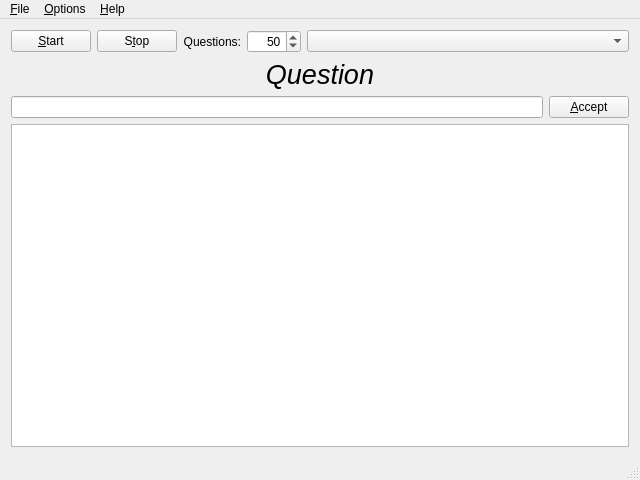
<?xml version="1.0" encoding="UTF-8"?>
<ui version="4.0">
 <class>MainWindow</class>
 <widget class="QMainWindow" name="MainWindow">
  <property name="geometry">
   <rect>
    <x>0</x>
    <y>0</y>
    <width>640</width>
    <height>480</height>
   </rect>
  </property>
  <property name="windowTitle">
   <string>MainWindow</string>
  </property>
  <widget class="QWidget" name="centralWidget">
   <layout class="QVBoxLayout" name="verticalLayout_2">
    <item>
     <layout class="QHBoxLayout" name="horizontalLayout_2">
      <item>
       <widget class="QPushButton" name="buttonStart">
        <property name="sizePolicy">
         <sizepolicy hsizetype="Maximum" vsizetype="Fixed">
          <horstretch>0</horstretch>
          <verstretch>0</verstretch>
         </sizepolicy>
        </property>
        <property name="text">
         <string>&amp;Start</string>
        </property>
       </widget>
      </item>
      <item>
       <widget class="QPushButton" name="buttonStop">
        <property name="sizePolicy">
         <sizepolicy hsizetype="Maximum" vsizetype="Fixed">
          <horstretch>0</horstretch>
          <verstretch>0</verstretch>
         </sizepolicy>
        </property>
        <property name="text">
         <string>S&amp;top</string>
        </property>
       </widget>
      </item>
      <item>
       <widget class="QLabel" name="label">
        <property name="sizePolicy">
         <sizepolicy hsizetype="Maximum" vsizetype="Preferred">
          <horstretch>0</horstretch>
          <verstretch>0</verstretch>
         </sizepolicy>
        </property>
        <property name="text">
         <string>Questions:</string>
        </property>
        <property name="alignment">
         <set>Qt::AlignRight|Qt::AlignTrailing|Qt::AlignVCenter</set>
        </property>
       </widget>
      </item>
      <item>
       <widget class="QSpinBox" name="spinBoxQuestions">
        <property name="sizePolicy">
         <sizepolicy hsizetype="Maximum" vsizetype="Fixed">
          <horstretch>0</horstretch>
          <verstretch>0</verstretch>
         </sizepolicy>
        </property>
        <property name="alignment">
         <set>Qt::AlignRight|Qt::AlignTrailing|Qt::AlignVCenter</set>
        </property>
        <property name="maximum">
         <number>9999</number>
        </property>
        <property name="value">
         <number>50</number>
        </property>
       </widget>
      </item>
      <item>
       <widget class="QComboBox" name="comboCategory"/>
      </item>
     </layout>
    </item>
    <item>
     <layout class="QVBoxLayout" name="verticalLayout">
      <item>
       <widget class="QLabel" name="labelQuestion">
        <property name="font">
         <font>
          <pointsize>20</pointsize>
          <italic>true</italic>
         </font>
        </property>
        <property name="text">
         <string>Question</string>
        </property>
        <property name="alignment">
         <set>Qt::AlignCenter</set>
        </property>
       </widget>
      </item>
      <item>
       <layout class="QHBoxLayout" name="horizontalLayout">
        <item>
         <widget class="QLineEdit" name="edAnswer"/>
        </item>
        <item>
         <widget class="QPushButton" name="buttonAcceptAnswer">
          <property name="text">
           <string>&amp;Accept</string>
          </property>
          <property name="shortcut">
           <string>Return</string>
          </property>
         </widget>
        </item>
       </layout>
      </item>
     </layout>
    </item>
    <item>
     <widget class="QTableWidget" name="tableWidget">
      <property name="selectionMode">
       <enum>QAbstractItemView::SingleSelection</enum>
      </property>
      <property name="selectionBehavior">
       <enum>QAbstractItemView::SelectRows</enum>
      </property>
      <property name="showGrid">
       <bool>false</bool>
      </property>
      <attribute name="verticalHeaderDefaultSectionSize">
       <number>18</number>
      </attribute>
     </widget>
    </item>
   </layout>
  </widget>
  <widget class="QMenuBar" name="menuBar">
   <property name="geometry">
    <rect>
     <x>0</x>
     <y>0</y>
     <width>640</width>
     <height>21</height>
    </rect>
   </property>
   <widget class="QMenu" name="menu_File">
    <property name="title">
     <string>&amp;File</string>
    </property>
    <addaction name="actionExit"/>
   </widget>
   <widget class="QMenu" name="menu_Options">
    <property name="title">
     <string>&amp;Options</string>
    </property>
    <widget class="QMenu" name="menuEncoding">
     <property name="title">
      <string>Encoding</string>
     </property>
     <addaction name="actionUTF_8"/>
     <addaction name="actionISO_8859_1"/>
    </widget>
    <addaction name="menuEncoding"/>
    <addaction name="actionShowOnlyWrongAnswers"/>
   </widget>
   <widget class="QMenu" name="menu_Help">
    <property name="title">
     <string>&amp;Help</string>
    </property>
    <addaction name="action_About"/>
   </widget>
   <addaction name="menu_File"/>
   <addaction name="menu_Options"/>
   <addaction name="menu_Help"/>
  </widget>
  <widget class="QStatusBar" name="statusBar"/>
  <action name="actionStop">
   <property name="text">
    <string>S&amp;top</string>
   </property>
   <property name="toolTip">
    <string>Stop</string>
   </property>
  </action>
  <action name="action_About">
   <property name="text">
    <string>&amp;About</string>
   </property>
  </action>
  <action name="actionISO_8859_1">
   <property name="checkable">
    <bool>true</bool>
   </property>
   <property name="text">
    <string>ISO 8859-1</string>
   </property>
   <property name="toolTip">
    <string>ISO 8859-1</string>
   </property>
  </action>
  <action name="actionUTF_8">
   <property name="checkable">
    <bool>true</bool>
   </property>
   <property name="checked">
    <bool>true</bool>
   </property>
   <property name="text">
    <string>UTF-8</string>
   </property>
  </action>
  <action name="actionStart">
   <property name="text">
    <string>&amp;Start</string>
   </property>
  </action>
  <action name="actionExit">
   <property name="text">
    <string>&amp;Exit</string>
   </property>
  </action>
  <action name="actionShowOnlyWrongAnswers">
   <property name="checkable">
    <bool>true</bool>
   </property>
   <property name="text">
    <string>&amp;Show only wrong answers</string>
   </property>
  </action>
 </widget>
 <layoutdefault spacing="6" margin="11"/>
 <resources/>
 <connections/>
</ui>
